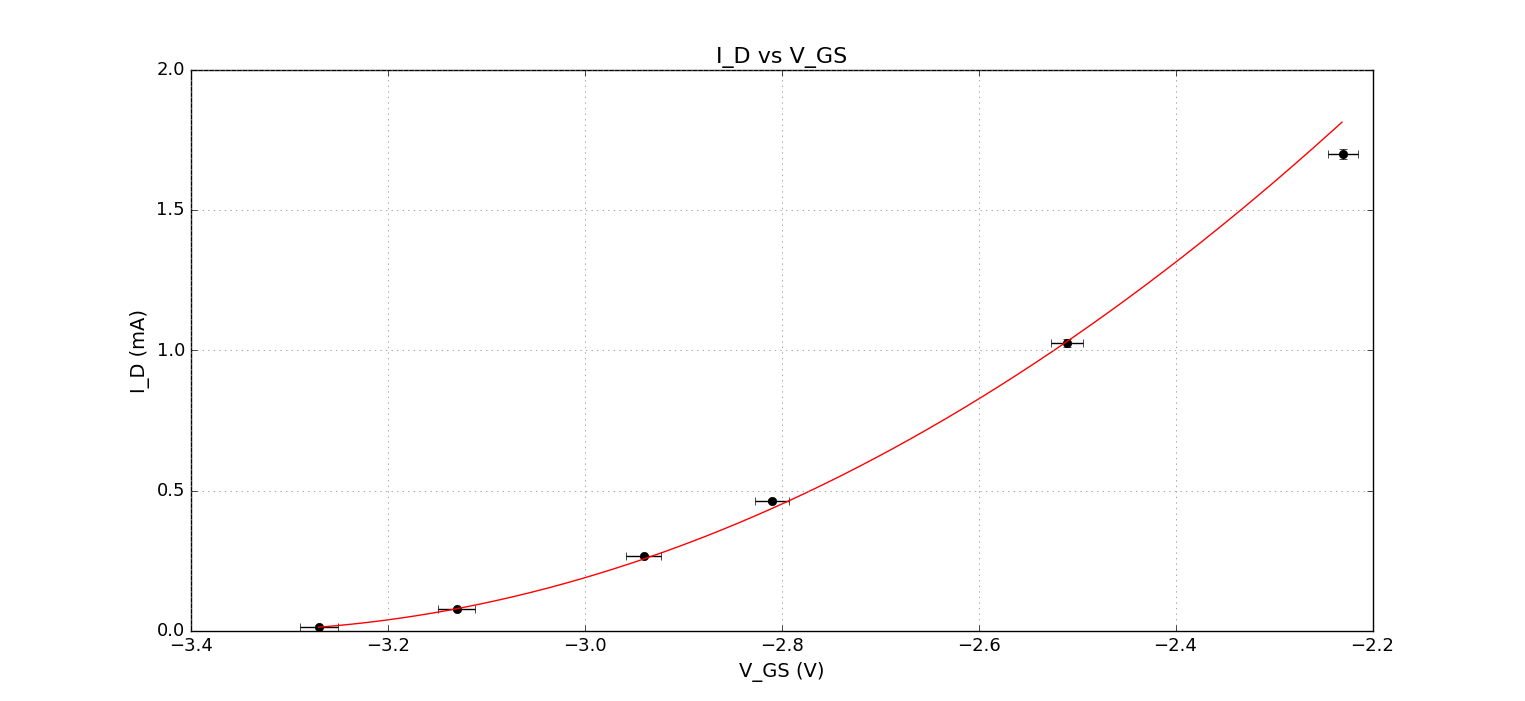

Recreate this plot in Python.
import uncertainties
from uncertainties import ufloat
import math
import numpy
import numpy
import pylab
from scipy.optimize import curve_fit
import math
import scipy.stats
import uncertainties 
from uncertainties import unumpy

def quadratic(x, a, b):
	return a*(x-b)**2

INPUT = "/home/federico/Laboratorio3/relazione5/datiParabola.txt"

Vd, dVd, Vgs, dVgs = pylab.loadtxt(INPUT, unpack=True)

R_1 = ufloat(0.994*1000, 0.008*1000)
R_2 = ufloat(1.954*1000, 0.016*1000)
V_1 = ufloat(15.01, 0.08)
V_2 = ufloat(-15.11, 0.08)

#Nelle visualizzazioni devo introdurre gli errori

V_GS = unumpy.uarray(Vgs, dVgs)
V_D = unumpy.uarray(Vd, dVd)

I_D = V_D/R_1
I_D = 1000*I_D

pylab.rc('font',size=13)
pylab.title('I_D vs V_GS', fontsize = "16")
pylab.xlabel('V_GS (V)', size = "14")
pylab.ylabel('I_D (mA)', size = "14")
pylab.grid(color = "gray")
pylab.errorbar(unumpy.nominal_values(V_GS), unumpy.nominal_values(I_D), 
	unumpy.std_devs(I_D), unumpy.std_devs(V_GS), "o", color="black")

#Fare attenzione che gli errori devono essere sempre sommati con le stesse unita di misura, 
#quindi nel coeffiente ci cade anche il fattore per passare da una unita di misura all'altra
error = ((unumpy.nominal_values(I_D))**2.0+(2*1.27153396e-03*(unumpy.nominal_values(V_GS)+3.40100977e+00)*unumpy.std_devs(V_GS))**2.0)**0.5
#error = unumpy.nominal_values(I_D)
init = numpy.array([1.27153396e-03, -3.40100977e+00])
#Errori tutti statistici
par, cov = curve_fit(quadratic, unumpy.nominal_values(V_GS), unumpy.nominal_values(I_D), init, error, absolute_sigma = "true")
#trattazione statistica degli errori
print(par, cov)

#Di nuovo co capisco il chi quadro, non cambia nulla se cambio da true a false
a = par[0]
b = par[1]

chisq = ((unumpy.std_devs(I_D)-quadratic(unumpy.nominal_values(V_GS), a, b))/error)**2
somma = sum(chisq)
ndof = len(unumpy.nominal_values(I_D)) - 2 #Tolgo due parametri estratti dal fit
p=1.0-scipy.stats.chi2.cdf(somma, ndof)
print("Chisquare/ndof = %f/%d" % (somma, ndof))
print("p = ", p)

div = 1000
bucket = numpy.array([0.0 for i in range(div)])
retta = numpy.array([0.0 for i in range(div)])
inc = (unumpy.nominal_values(V_GS).max()-unumpy.nominal_values(V_GS).min())/div 
for i in range(len(bucket)):
        bucket[i]=float(i)*inc + unumpy.nominal_values(V_GS).min()
        retta[i] = quadratic(bucket[i], par[0], par[1])


pylab.plot(bucket, retta, color = "red")

pylab.show()
